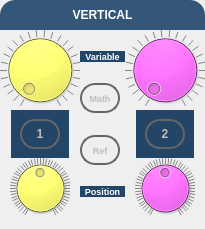
        <widget class="QFrame" name="verticalQFrame">
         <property name="maximumSize">
          <size>
           <width>16777215</width>
           <height>230</height>
          </size>
         </property>
         <property name="styleSheet">
          <string notr="true">#verticalQFrame {
background:#234567;
border: 1px;
border-radius:15px;
}</string>
         </property>
         <layout class="QGridLayout" name="gridLayout_3">
          <property name="leftMargin">
           <number>0</number>
          </property>
          <property name="topMargin">
           <number>0</number>
          </property>
          <property name="rightMargin">
           <number>0</number>
          </property>
          <property name="spacing">
           <number>0</number>
          </property>
          <item row="0" column="0" colspan="5" alignment="Qt::AlignTop">
           <widget class="QLabel" name="label_2">
            <property name="sizePolicy">
             <sizepolicy hsizetype="Preferred" vsizetype="Fixed">
              <horstretch>0</horstretch>
              <verstretch>0</verstretch>
             </sizepolicy>
            </property>
            <property name="minimumSize">
             <size>
              <width>0</width>
              <height>30</height>
             </size>
            </property>
            <property name="font">
             <font>
              <weight>75</weight>
              <bold>true</bold>
             </font>
            </property>
            <property name="styleSheet">
             <string notr="true">QLabel {
background:#345678;
border-top-left-radius:15px;
border-top-right-radius:15px;
color: white;
}</string>
            </property>
            <property name="text">
             <string>VERTICAL</string>
            </property>
            <property name="alignment">
             <set>Qt::AlignCenter</set>
            </property>
           </widget>
          </item>
          <item row="1" column="3" alignment="Qt::AlignHCenter">
           <widget class="CustomDial" name="channel2var_dial">
            <property name="sizePolicy">
             <sizepolicy hsizetype="Fixed" vsizetype="Fixed">
              <horstretch>0</horstretch>
              <verstretch>0</verstretch>
             </sizepolicy>
            </property>
            <property name="minimumSize">
             <size>
              <width>80</width>
              <height>80</height>
             </size>
            </property>
            <property name="maximumSize">
             <size>
              <width>80</width>
              <height>80</height>
             </size>
            </property>
            <property name="styleSheet">
             <string notr="true">QDial {
background-color: magenta; /* Kolor tła dla QDial */
}</string>
            </property>
            <property name="pageStep">
             <number>1</number>
            </property>
            <property name="notchesVisible">
             <bool>true</bool>
            </property>
           </widget>
          </item>
          <item row="3" column="1" alignment="Qt::AlignHCenter">
           <widget class="CustomDial" name="channel1pos_dial">
            <property name="sizePolicy">
             <sizepolicy hsizetype="Fixed" vsizetype="Fixed">
              <horstretch>0</horstretch>
              <verstretch>0</verstretch>
             </sizepolicy>
            </property>
            <property name="minimumSize">
             <size>
              <width>60</width>
              <height>60</height>
             </size>
            </property>
            <property name="maximumSize">
             <size>
              <width>60</width>
              <height>60</height>
             </size>
            </property>
            <property name="autoFillBackground">
             <bool>false</bool>
            </property>
            <property name="styleSheet">
             <string notr="true">QDial {
background-color: yellow; /* Kolor tła dla QDial */
}</string>
            </property>
            <property name="minimum">
             <number>-100</number>
            </property>
            <property name="maximum">
             <number>100</number>
            </property>
            <property name="pageStep">
             <number>1</number>
            </property>
            <property name="notchesVisible">
             <bool>true</bool>
            </property>
           </widget>
          </item>
          <item row="2" column="3" alignment="Qt::AlignHCenter">
           <widget class="QFrame" name="frame_3">
            <property name="sizePolicy">
             <sizepolicy hsizetype="Preferred" vsizetype="Fixed">
              <horstretch>0</horstretch>
              <verstretch>0</verstretch>
             </sizepolicy>
            </property>
            <property name="maximumSize">
             <size>
              <width>70</width>
              <height>16777215</height>
             </size>
            </property>
            <property name="styleSheet">
             <string notr="true">background: #234567;</string>
            </property>
            <layout class="QVBoxLayout" name="verticalLayout_4">
             <item alignment="Qt::AlignHCenter|Qt::AlignVCenter">
              <widget class="QPushButton" name="channel2sw_button">
               <property name="enabled">
                <bool>false</bool>
               </property>
               <property name="sizePolicy">
                <sizepolicy hsizetype="Fixed" vsizetype="Fixed">
                 <horstretch>0</horstretch>
                 <verstretch>0</verstretch>
                </sizepolicy>
               </property>
               <property name="minimumSize">
                <size>
                 <width>40</width>
                 <height>30</height>
                </size>
               </property>
               <property name="maximumSize">
                <size>
                 <width>40</width>
                 <height>30</height>
                </size>
               </property>
               <property name="font">
                <font>
                 <weight>75</weight>
                 <bold>true</bold>
                </font>
               </property>
               <property name="styleSheet">
                <string notr="true">/* QPushButton default state (raised) */
QPushButton:!checked {
background: qlineargradient(spread:pad, x1:0, y1:0, x2:1, y2:1, 
                            stop:0 #FFFFFF, stop:1 #a4a8a8); /* Gradient lighting from top left */
border: 2px solid #666666;
border-radius: 15px;
box-shadow: 10px 10px 15px rgba(0, 0, 0, 0.7);
padding: 5px;
}

/* QPushButton pressed state (sunken) */
QPushButton:pressed {
background: qlineargradient(spread:pad, x1:0, y1:0, x2:1, y2:1, 
                            stop:0 #F8FFEF, stop:1 #b9ff67); /* Gradient for sunken state */
border: 2px solid #333333;
border-radius: 15px;
box-shadow: inset 5px 5px 10px rgba(0, 0, 0, 0.7);
padding-top: 7px;
padding-left: 7px;
}

/* QPushButton checked state (raised) */
QPushButton:checked {
background: qlineargradient(spread:pad, x1:0, y1:0, x2:1, y2:1, 
                            stop:0 #F8FFEF, stop:1 #b9ff67); /* Gradient lighting for checked state */
border: 2px solid #666666;
border-radius: 15px;
box-shadow: 10px 10px 15px rgba(0, 0, 0, 0.7);
padding: 5px;
}

/* QPushButton checked and pressed state (sunken) */
QPushButton:checked:pressed {
background: qlineargradient(spread:pad, x1:0, y1:0, x2:1, y2:1, 
                            stop:0 #F8FFEF, stop:1 #b9ff67); /* Gradient for sunken state */
border: 2px solid #333333;
border-radius: 15px;
box-shadow: inset 5px 5px 10px rgba(0, 0, 0, 0.7);
padding-top: 7px;
padding-left: 7px;
}</string>
               </property>
               <property name="text">
                <string>2</string>
               </property>
               <property name="checkable">
                <bool>true</bool>
               </property>
              </widget>
             </item>
            </layout>
           </widget>
          </item>
          <item row="1" column="1" alignment="Qt::AlignHCenter">
           <widget class="CustomDial" name="channel1var_dial">
            <property name="sizePolicy">
             <sizepolicy hsizetype="Fixed" vsizetype="Fixed">
              <horstretch>0</horstretch>
              <verstretch>0</verstretch>
             </sizepolicy>
            </property>
            <property name="minimumSize">
             <size>
              <width>80</width>
              <height>80</height>
             </size>
            </property>
            <property name="maximumSize">
             <size>
              <width>80</width>
              <height>80</height>
             </size>
            </property>
            <property name="autoFillBackground">
             <bool>false</bool>
            </property>
            <property name="styleSheet">
             <string notr="true">QDial {
background-color: yellow; /* Kolor tła dla QDial */
}</string>
            </property>
            <property name="pageStep">
             <number>1</number>
            </property>
            <property name="notchesVisible">
             <bool>true</bool>
            </property>
           </widget>
          </item>
          <item row="2" column="1" alignment="Qt::AlignHCenter">
           <widget class="QFrame" name="frame_4">
            <property name="sizePolicy">
             <sizepolicy hsizetype="Preferred" vsizetype="Fixed">
              <horstretch>0</horstretch>
              <verstretch>0</verstretch>
             </sizepolicy>
            </property>
            <property name="maximumSize">
             <size>
              <width>70</width>
              <height>16777215</height>
             </size>
            </property>
            <property name="styleSheet">
             <string notr="true">background: #234567;</string>
            </property>
            <layout class="QVBoxLayout" name="verticalLayout_2">
             <item alignment="Qt::AlignHCenter|Qt::AlignVCenter">
              <widget class="QPushButton" name="channel1sw_button">
               <property name="enabled">
                <bool>false</bool>
               </property>
               <property name="sizePolicy">
                <sizepolicy hsizetype="Fixed" vsizetype="Fixed">
                 <horstretch>0</horstretch>
                 <verstretch>0</verstretch>
                </sizepolicy>
               </property>
               <property name="minimumSize">
                <size>
                 <width>40</width>
                 <height>30</height>
                </size>
               </property>
               <property name="maximumSize">
                <size>
                 <width>40</width>
                 <height>30</height>
                </size>
               </property>
               <property name="font">
                <font>
                 <weight>75</weight>
                 <bold>true</bold>
                </font>
               </property>
               <property name="styleSheet">
                <string notr="true">/* QPushButton default state (raised) */
QPushButton:!checked {
background: qlineargradient(spread:pad, x1:0, y1:0, x2:1, y2:1, 
                            stop:0 #FFFFFF, stop:1 #a4a8a8); /* Gradient lighting from top left */
border: 2px solid #666666;
border-radius: 15px;
box-shadow: 10px 10px 15px rgba(0, 0, 0, 0.7);
padding: 5px;
}

/* QPushButton pressed state (sunken) */
QPushButton:pressed {
background: qlineargradient(spread:pad, x1:0, y1:0, x2:1, y2:1, 
                            stop:0 #F8FFEF, stop:1 #b9ff67); /* Gradient for sunken state */
border: 2px solid #333333;
border-radius: 15px;
box-shadow: inset 5px 5px 10px rgba(0, 0, 0, 0.7);
padding-top: 7px;
padding-left: 7px;
}

/* QPushButton checked state (raised) */
QPushButton:checked {
background: qlineargradient(spread:pad, x1:0, y1:0, x2:1, y2:1, 
                            stop:0 #F8FFEF, stop:1 #b9ff67); /* Gradient lighting for checked state */
border: 2px solid #666666;
border-radius: 15px;
box-shadow: 10px 10px 15px rgba(0, 0, 0, 0.7);
padding: 5px;
}

/* QPushButton checked and pressed state (sunken) */
QPushButton:checked:pressed {
background: qlineargradient(spread:pad, x1:0, y1:0, x2:1, y2:1, 
                            stop:0 #F8FFEF, stop:1 #b9ff67); /* Gradient for sunken state */
border: 2px solid #333333;
border-radius: 15px;
box-shadow: inset 5px 5px 10px rgba(0, 0, 0, 0.7);
padding-top: 7px;
padding-left: 7px;
}</string>
               </property>
               <property name="text">
                <string>1</string>
               </property>
               <property name="checkable">
                <bool>true</bool>
               </property>
              </widget>
             </item>
            </layout>
           </widget>
          </item>
          <item row="3" column="3" alignment="Qt::AlignHCenter">
           <widget class="CustomDial" name="channel2pos_dial">
            <property name="sizePolicy">
             <sizepolicy hsizetype="Fixed" vsizetype="Fixed">
              <horstretch>0</horstretch>
              <verstretch>0</verstretch>
             </sizepolicy>
            </property>
            <property name="minimumSize">
             <size>
              <width>60</width>
              <height>60</height>
             </size>
            </property>
            <property name="maximumSize">
             <size>
              <width>60</width>
              <height>60</height>
             </size>
            </property>
            <property name="styleSheet">
             <string notr="true">QDial {
background-color: magenta; /* Kolor tła dla QDial */
}</string>
            </property>
            <property name="minimum">
             <number>-100</number>
            </property>
            <property name="maximum">
             <number>100</number>
            </property>
            <property name="pageStep">
             <number>1</number>
            </property>
            <property name="notchesVisible">
             <bool>true</bool>
            </property>
           </widget>
          </item>
          <item row="1" column="2" rowspan="3">
           <layout class="QVBoxLayout" name="verticalLayout_21">
            <item>
             <spacer name="verticalSpacer">
              <property name="orientation">
               <enum>Qt::Vertical</enum>
              </property>
              <property name="sizeHint" stdset="0">
               <size>
                <width>20</width>
                <height>40</height>
               </size>
              </property>
             </spacer>
            </item>
            <item alignment="Qt::AlignBottom">
             <widget class="QLabel" name="Variable_label">
              <property name="sizePolicy">
               <sizepolicy hsizetype="Fixed" vsizetype="Preferred">
                <horstretch>0</horstretch>
                <verstretch>0</verstretch>
               </sizepolicy>
              </property>
              <property name="minimumSize">
               <size>
                <width>45</width>
                <height>0</height>
               </size>
              </property>
              <property name="maximumSize">
               <size>
                <width>45</width>
                <height>16777215</height>
               </size>
              </property>
              <property name="font">
               <font>
                <pointsize>7</pointsize>
                <weight>75</weight>
                <bold>true</bold>
               </font>
              </property>
              <property name="styleSheet">
               <string notr="true">background: #234567; color: white;</string>
              </property>
              <property name="text">
               <string>Variable</string>
              </property>
              <property name="alignment">
               <set>Qt::AlignCenter</set>
              </property>
             </widget>
            </item>
            <item>
             <spacer name="verticalSpacer_4">
              <property name="orientation">
               <enum>Qt::Vertical</enum>
              </property>
              <property name="sizeHint" stdset="0">
               <size>
                <width>20</width>
                <height>40</height>
               </size>
              </property>
             </spacer>
            </item>
            <item>
             <widget class="QPushButton" name="Math_button">
              <property name="enabled">
               <bool>false</bool>
              </property>
              <property name="sizePolicy">
               <sizepolicy hsizetype="Fixed" vsizetype="Fixed">
                <horstretch>0</horstretch>
                <verstretch>0</verstretch>
               </sizepolicy>
              </property>
              <property name="minimumSize">
               <size>
                <width>40</width>
                <height>30</height>
               </size>
              </property>
              <property name="maximumSize">
               <size>
                <width>40</width>
                <height>30</height>
               </size>
              </property>
              <property name="font">
               <font>
                <pointsize>7</pointsize>
                <weight>75</weight>
                <bold>true</bold>
               </font>
              </property>
              <property name="styleSheet">
               <string notr="true">/* QPushButton default state (raised) */
QPushButton:!checked {
background: qlineargradient(spread:pad, x1:0, y1:0, x2:1, y2:1, 
                            stop:0 #FFFFFF, stop:1 #a4a8a8); /* Gradient lighting from top left */
border: 2px solid #666666;
border-radius: 15px;
box-shadow: 10px 10px 15px rgba(0, 0, 0, 0.7);
padding: 5px;
}

/* QPushButton pressed state (sunken) */
QPushButton:pressed {
background: qlineargradient(spread:pad, x1:0, y1:0, x2:1, y2:1, 
                            stop:0 #F8FFEF, stop:1 #b9ff67); /* Gradient for sunken state */
border: 2px solid #333333;
border-radius: 15px;
box-shadow: inset 5px 5px 10px rgba(0, 0, 0, 0.7);
padding-top: 7px;
padding-left: 7px;
}

/* QPushButton checked state (raised) */
QPushButton:checked {
background: qlineargradient(spread:pad, x1:0, y1:0, x2:1, y2:1, 
                            stop:0 #F8FFEF, stop:1 #b9ff67); /* Gradient lighting for checked state */
border: 2px solid #666666;
border-radius: 15px;
box-shadow: 10px 10px 15px rgba(0, 0, 0, 0.7);
padding: 5px;
}

/* QPushButton checked and pressed state (sunken) */
QPushButton:checked:pressed {
background: qlineargradient(spread:pad, x1:0, y1:0, x2:1, y2:1, 
                            stop:0 #F8FFEF, stop:1 #b9ff67); /* Gradient for sunken state */
border: 2px solid #333333;
border-radius: 15px;
box-shadow: inset 5px 5px 10px rgba(0, 0, 0, 0.7);
padding-top: 7px;
padding-left: 7px;
}
</string>
              </property>
              <property name="text">
               <string>Math</string>
              </property>
              <property name="checkable">
               <bool>true</bool>
              </property>
             </widget>
            </item>
            <item>
             <spacer name="verticalSpacer_5">
              <property name="orientation">
               <enum>Qt::Vertical</enum>
              </property>
              <property name="sizeHint" stdset="0">
               <size>
                <width>20</width>
                <height>40</height>
               </size>
              </property>
             </spacer>
            </item>
            <item>
             <widget class="QPushButton" name="Ref_button">
              <property name="enabled">
               <bool>false</bool>
              </property>
              <property name="sizePolicy">
               <sizepolicy hsizetype="Fixed" vsizetype="Fixed">
                <horstretch>0</horstretch>
                <verstretch>0</verstretch>
               </sizepolicy>
              </property>
              <property name="minimumSize">
               <size>
                <width>40</width>
                <height>30</height>
               </size>
              </property>
              <property name="maximumSize">
               <size>
                <width>40</width>
                <height>30</height>
               </size>
              </property>
              <property name="font">
               <font>
                <pointsize>7</pointsize>
                <weight>75</weight>
                <bold>true</bold>
               </font>
              </property>
              <property name="styleSheet">
               <string notr="true">/* QPushButton default state (raised) */
QPushButton:!checked {
background: qlineargradient(spread:pad, x1:0, y1:0, x2:1, y2:1, 
                            stop:0 #FFFFFF, stop:1 #a4a8a8); /* Gradient lighting from top left */
border: 2px solid #666666;
border-radius: 15px;
box-shadow: 10px 10px 15px rgba(0, 0, 0, 0.7);
padding: 5px;
}

/* QPushButton pressed state (sunken) */
QPushButton:pressed {
background: qlineargradient(spread:pad, x1:0, y1:0, x2:1, y2:1, 
                            stop:0 #F8FFEF, stop:1 #b9ff67); /* Gradient for sunken state */
border: 2px solid #333333;
border-radius: 15px;
box-shadow: inset 5px 5px 10px rgba(0, 0, 0, 0.7);
padding-top: 7px;
padding-left: 7px;
}

/* QPushButton checked state (raised) */
QPushButton:checked {
background: qlineargradient(spread:pad, x1:0, y1:0, x2:1, y2:1, 
                            stop:0 #F8FFEF, stop:1 #b9ff67); /* Gradient lighting for checked state */
border: 2px solid #666666;
border-radius: 15px;
box-shadow: 10px 10px 15px rgba(0, 0, 0, 0.7);
padding: 5px;
}

/* QPushButton checked and pressed state (sunken) */
QPushButton:checked:pressed {
background: qlineargradient(spread:pad, x1:0, y1:0, x2:1, y2:1, 
                            stop:0 #F8FFEF, stop:1 #b9ff67); /* Gradient for sunken state */
border: 2px solid #333333;
border-radius: 15px;
box-shadow: inset 5px 5px 10px rgba(0, 0, 0, 0.7);
padding-top: 7px;
padding-left: 7px;
}
</string>
              </property>
              <property name="text">
               <string>Ref</string>
              </property>
              <property name="checkable">
               <bool>true</bool>
              </property>
             </widget>
            </item>
            <item>
             <spacer name="verticalSpacer_6">
              <property name="orientation">
               <enum>Qt::Vertical</enum>
              </property>
              <property name="sizeHint" stdset="0">
               <size>
                <width>20</width>
                <height>40</height>
               </size>
              </property>
             </spacer>
            </item>
            <item alignment="Qt::AlignTop">
             <widget class="QLabel" name="Position_label">
              <property name="minimumSize">
               <size>
                <width>45</width>
                <height>0</height>
               </size>
              </property>
              <property name="maximumSize">
               <size>
                <width>45</width>
                <height>16777215</height>
               </size>
              </property>
              <property name="font">
               <font>
                <pointsize>7</pointsize>
                <weight>75</weight>
                <bold>true</bold>
               </font>
              </property>
              <property name="styleSheet">
               <string notr="true">background: #234567; color: white;</string>
              </property>
              <property name="text">
               <string>Position</string>
              </property>
              <property name="alignment">
               <set>Qt::AlignCenter</set>
              </property>
             </widget>
            </item>
            <item>
             <spacer name="verticalSpacer_7">
              <property name="orientation">
               <enum>Qt::Vertical</enum>
              </property>
              <property name="sizeHint" stdset="0">
               <size>
                <width>20</width>
                <height>40</height>
               </size>
              </property>
             </spacer>
            </item>
           </layout>
          </item>
         </layout>
        </widget>
